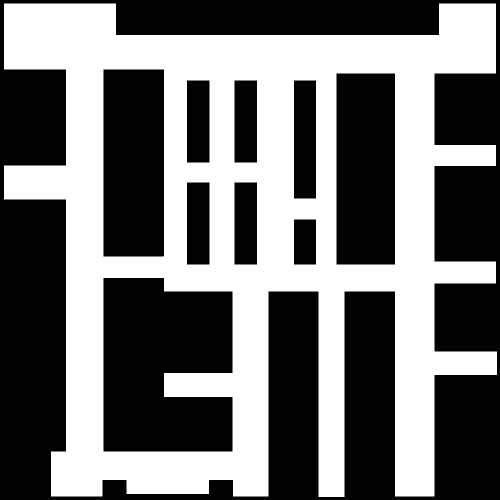
#> input picture img/warehouse2_original.bmp, 1000 x 1000 px, found by its file name (shown at 1/2 size)
$ python two_d_map_test.py
#> lines starting #> are read from the running program, lines starting #| are printed output that depends on the picture; after the words box and inside, x2 and y2 are one past the last pixel; in counts of white or black regions, pixels touching at a corner belong together
#> in load_map_from_pic, image is the input picture: PIL image 1000x1000 1; 44.8% white; 1 white region, box (x1, y1, x2, y2) and area: (8, 7, 994, 994) 447746
### a_star/two_d_map.py
#!/usr/bin/python3

import numpy as np


class map2D:
    """
    2d map
    """

    rgb_dic = {0: [255 / 255, 255 / 255, 255 / 255],  # white
               1: [0, 0, 0],  # black
               2: [0, 255 / 255, 0],  # green
               3: [255. / 255, 0, 0],  # red
               4: [0, 0, 255 / 255],  # blue
               5: [102. / 255, 204. / 255, 255 / 255],  # sky blue
               6: [220. / 255, 220. / 255, 220. / 255],  # gainsboro
               7: [156. / 255, 156. / 255, 156. / 255]  # dark grey
               }

    def __init__(self, map2d):
        self.row_size = np.shape(map2d)[0]
#> self.row_size = 1000
        self.col_size = np.shape(map2d)[1]
#> self.col_size = 1000
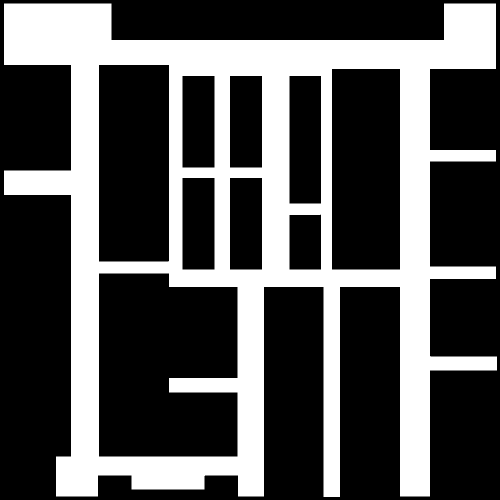
#> input picture img/warehouse2_balloon.bmp, 1000 x 1000 px, found by its file name (shown at 1/2 size)
#> in load_map_from_pic, image is the input picture: PIL image 1000x1000 1; 33.1% white; 1 white region, box (x1, y1, x2, y2) and area: (8, 7, 994, 994) 331407
        self.ori_map = np.copy(map2d)
        self.parent = np.full((self.row_size, self.col_size, 2), -1)
        self.color_stat = np.copy(map2d)

    def valid_pos(self, row, col):
        """
        Find whether a point is valid (within map)
        """
        return 0 <= row < self.row_size and 0 <= col < self.col_size

    # [5 lines left out: function valid_pos_xy, not called in this run]

    def is_blank(self, row, col):
        """
        Find whether a point is blank in the map
        """
        if self.valid_pos(row, col):
            return self.ori_map[int(row)][int(col)] == 0
        else:
            return False

    # [29 lines left out: functions is_blank_xy, is_inside_block, is_inside_block_xy, not called in this run]

    def find_parent(self, row, col):
        """
        Find the parent. If no parent, return (-1, -1)
        """
        if self.valid_pos(row, col):
            return self.parent[int(row)][int(col)]
        else:
            print("({}, {}) is not a valid grid, find parent failed.".format(row, col))

    def set_parent(self, row, col, parent):
        """
        Set the parent
        """
        if self.valid_pos(row, col):
            self.parent[int(row)][int(col)] = np.copy(parent)
        else:
            print("({}, {}) is not a valid grid, set parent failed.".format(row, col))

    def set_stat(self, row, col, stat):
        """
        Set status of a grid
        :param stat: 0: blank, 1: block, 2: green, 3: red, 4: blue
        """
#> called with row = 20, col = 20, stat = 3
        if self.valid_pos(row, col):
            self.color_stat[int(row)][int(col)] = stat
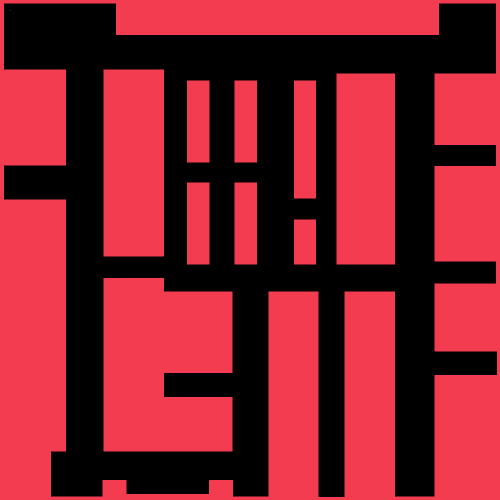
#> self.color_stat: shape (1000, 1000) int64 (shown at 1/2 size); 3 distinct labels, from 0 to 3; one colour per label, 0 black
        else:
            print("({},{}) is not available.".format(row, col))

    # [7 lines left out: function set_stat_xy, not called in this run]

    def get_stat(self, row, col):
        """
        Get the status of a grid
        """
        if self.valid_pos(row, col):
            return self.color_stat[int(row)][int(col)]
        else:
            print("({},{}) is not available.".format(row, col))

    # [6 lines left out: function get_stat_xy, not called in this run]

    def render_image(self):
        """
        Provide the matrix that render the image
        """
        result = np.zeros((self.row_size, self.col_size, 3))
        for row in range(0, self.row_size):
            for col in range(0, self.col_size):
                result[int(row)][int(col)] = np.array(self.rgb_dic[int(self.color_stat[int(row)][int(col)])])
        return result

    # [15 lines left out: functions __transfer_xy, transfer_to_xy, not called in this run]

### a_star/a_star_solver.py
#!/usr/bin/python3

import numpy as np
import math
import matplotlib.pyplot as plt
import copy
from queue import PriorityQueue


class Move:

    def __init__(self, x, y, g, h):
        self.x = x
        self.y = y
        self.g = g
        self.h = h

    def __lt__(self, other):
        selfPriority = self.g + self.h
        otherPriority = other.g + other.h
        return selfPriority < otherPriority

    def get_loc(self):
        return np.array([int(self.x), int(self.y)])


class aStar:

    def __init__(self, map2d):
        self.map2d = copy.copy(map2d)
        self.__waiting_list = PriorityQueue()
        self.__score_flag = "diagonal"

    def path_plan(self, start_point, end_point, score_flag="diagonal", grid_size=1, draw_count=10000, visual=True):
        """
        The main function of astar algorithm
        :param start_point: point to begin
        :param end_point: destination
        :param score_flag: the distance function. Default is "diagonal", possible other options:"cartesian", "manhattan"
        :param grid_size: the search step, default is 1
        :param draw_count: the number of step in each drawing
        :param visual: whether do visualization during astar search
        :return: the continuous path way point
        """
        self.__waiting_list = PriorityQueue()
        self.__score_flag = score_flag
        # populating the waiting list with the starting point
        score_g, score_h = self.__find_score(start_point, start_point, end_point, 0)
        print(score_g)
        print(score_h)
        init_point = Move(start_point[0], start_point[1], score_g, score_h)
        self.__waiting_list.put(init_point)
        # 8 possible directions
        direction_list = [np.array([1., 0.]),
                          np.array([0., 1.]),
                          np.array([1., 1.]),
                          np.array([-1., 0.]),
                          np.array([0., -1.]),
                          np.array([-1., 1.]),
                          np.array([-1., -1.]),
                          np.array([1., -1.])]
        direction_list = list(map(lambda d: d * grid_size, direction_list))
        loop_count = 0

        # ensure start and destination is blank.
        if (not self.map2d.is_blank(end_point[0], end_point[1])) or (
                not self.map2d.is_blank(start_point[0], start_point[1])):
            print("start point or destination not blank, please reset.")
        else:
            self.map2d.set_stat(start_point[0], start_point[1], 3)
            # start searching
            while not self.__waiting_list.empty():
                loop_count += loop_count
                candidate = self.__waiting_list.get()
                candidate_point = candidate.get_loc()
                # check each direction
                for direction in direction_list:
                    father_h = candidate.h
                    next_point = candidate_point + direction
                    if self.map2d.get_stat(next_point[0], next_point[1]) == 0:
                        # find score
                        score_g, score_h = self.__find_score(candidate_point, next_point, end_point, father_h)
                        # populating waiting list
                        self.__waiting_list.put(Move(next_point[0], next_point[1], score_g, score_h))
                        # set have been to and parent
                        self.map2d.set_stat(next_point[0], next_point[1], 3)
                        self.map2d.set_parent(next_point[0], next_point[1], candidate_point)
                        if np.all(np.absolute(next_point - end_point) < np.array([0.001, 0.001])):
                            self.__waiting_list = PriorityQueue()
                            break
                if visual:
                    loop_count = 0 if loop_count == draw_count else loop_count
                    self.__render()
#> after the loop, loop_count = 0

            if visual:
                self.__render()
            print("astar finished!")
            # Find the way points
            way_point = [np.copy(end_point)]
#> way_point = [[950, 850]]
            curr_p = np.copy(end_point)
            curr_parent = self.map2d.find_parent(curr_p[0], curr_p[1])
#> curr_parent = [949, 849]
            # loop until finding the start point.
            while not np.all(np.absolute(curr_parent - np.array([-1, -1])) < np.array([0.001, 0.001])):
                way_point.insert(0, curr_parent)
                curr_p = curr_parent
                curr_parent = self.map2d.find_parent(curr_p[0], curr_p[1])
#> this loop made 1302 passes
#> (curr_p, curr_parent) on passes 1 to 3: ([949, 849], [948, 848]), ([948, 848], [947, 847]), ([947, 847], [946, 846])
#> after the loop, way_point = 1303 pairs, first value 19 to 950, second value 20 to 850
            return way_point

    # [20 lines left out: function line_fitter, not called in this run]

    def __find_score(self, curr_p, next_p, dest_p, father_h):
        h, g = 0., 0.
        if self.__score_flag == "diagonal":
            g = abs(abs(next_p[0] - dest_p[0]) - abs(dest_p[1] - next_p[1])) \
                + math.sqrt(2) * min(abs(next_p[0] - dest_p[0]), abs(dest_p[1] - next_p[1]))
            h = np.linalg.norm(curr_p - next_p, ord=2) + father_h
        elif self.__score_flag == "cartesian":
            g = np.linalg.norm(next_p - dest_p, ord=2)
            h = np.linalg.norm(curr_p - next_p, ord=2) + father_h
        elif self.__score_flag == "manhattan":
            g = np.lianlg.norm(next_p - dest_p, ord=1)
            h = np.linalg.norm(curr_p - next_p, ord=1) + father_h
        return g, h

    def __render(self):
        plt.imshow(self.map2d.render_image())
        plt.show()

### a_star/two_d_map_test.py
from a_star.two_d_map import map2D
from a_star.a_star_solver import aStar
import numpy as np
import matplotlib.pyplot as plt
from PIL import Image

test_map = np.array([[1, 1, 1, 1, 1, 1, 1, 1, 1, 1],
                     [1, 0, 0, 0, 0, 0, 0, 0, 1, 1],
                     [1, 0, 0, 0, 0, 0, 0, 1, 0, 1],
                     [1, 0, 1, 0, 0, 1, 0, 0, 0, 1],
                     [1, 0, 0, 0, 0, 0, 0, 1, 1, 1],
                     [1, 1, 1, 0, 0, 0, 0, 1, 1, 1],
                     [1, 1, 1, 0, 0, 0, 0, 0, 0, 1],
                     [1, 1, 1, 1, 1, 0, 0, 0, 0, 1],
                     [1, 0, 0, 0, 0, 1, 0, 0, 0, 1],
                     [1, 1, 1, 1, 1, 1, 1, 1, 1, 1]])

test_map2 = np.zeros((600, 600))
test_map2[0, :] = 1
test_map2[599, :] = 1
test_map2[:, 0] = 1
test_map2[:, 599] = 1
test_map2[400:500, 100:200] = 1
test_map2[450:550, 350:450] = 1
test_map2[200:300, 200:300] = 1
test_map2[50:150, 50:150] = 1
test_map2[100:320, 500:600] = 1


def main():
    test_2d_map = map2D(test_map2)
    plt_img = test_2d_map.render_image()

    plt.imshow(plt_img)
    plt.show()

    astar_solver = aStar(test_2d_map)
    start_p = np.array([20, 20])
    end_p = np.array([570, 570])
    path = np.array(astar_solver.path_plan(start_p, end_p, visual=False))

    filter_path = np.array(astar_solver.line_fitter(path))

    path_y = filter_path.T[0]
    path_x = filter_path.T[1]
    img_result = astar_solver.map2d.render_image()
    plt.imshow(img_result)
    plt.plot(path_x, path_y)
    plt.show()

    print(filter_path)


def warehouse_test():
    def load_map_from_pic(path):
        image = Image.open(path)
        image = image.convert('L')
        image = image.convert('1')
        data = np.asarray(image)
        data = 1 * data
        data[0, :] = 0
        data[-1, :] = 0
        data[:, 0] = 0
        data[:, -1] = 0
        data = data + 1 - data * 2
        return data

    warehouse_map = map2D(load_map_from_pic("D:/repos/pythonPathSmooth/img/warehouse2_original.bmp"))
    warehouse_balloon = map2D(load_map_from_pic("D:/repos/pythonPathSmooth/img/warehouse2_balloon.bmp"))

    astar_solver = aStar(warehouse_map)
    start_p = np.array([20, 20])
    end_p = np.array([950, 850])
    print("start astar searching on original map")
    path = np.array(astar_solver.path_plan(start_p, end_p, visual=False, draw_count=100000))
#> path has the same summary as way_point in path_plan
    path_y = path.T[0]
#> path_y = 1303 values, max 950 at index 1302, min 19 at index 5, mean 419.7
    path_x = path.T[1]
#> path_x = 1303 values from 20 to 850
    plt.imshow(astar_solver.map2d.render_image())
#> after the loop in render_image, `for row in range(0, self.row_size):`:
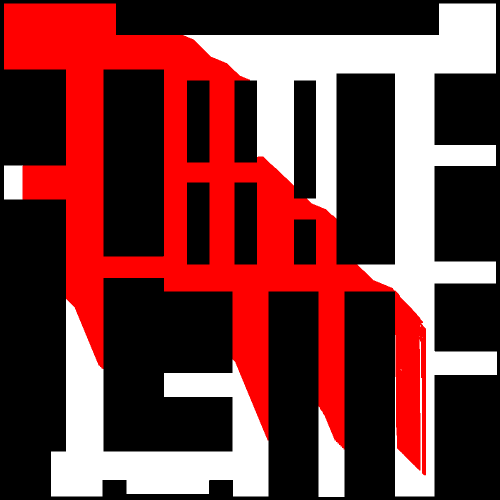
#> result: shape (1000, 1000, 3) float64 (shown at 1/2 size); mean of channels 0, 1, 2 0.448, 0.222, 0.222; drawn as R, G, B
    plt.plot(path_x, path_y)
    plt.show()
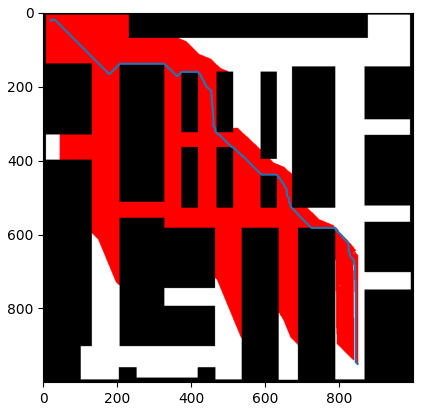
#> figure drawn by matplotlib, 1 panel


if __name__ == "__main__":
    warehouse_test()
